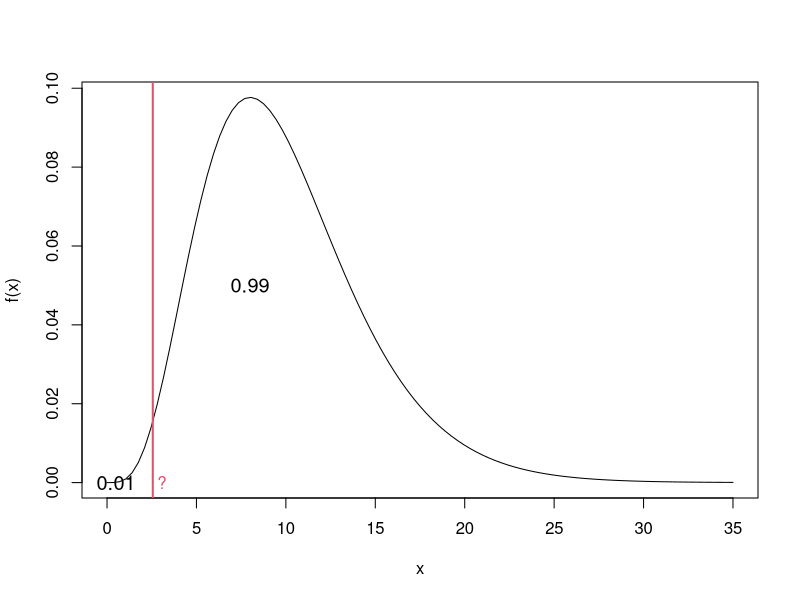

The R script that drew this image:
## ---- chunk 1
curve(dchisq(x,10),0,35,ylab = "f(x)")
abline(v=qchisq(p = 0.01,df = 10),col=2,lwd=2)
text(8,0.05,"0.99",cex=1.2)
text(0.5,0,"0.01",cex=1.2)
text(qchisq(p = 0.01,df = 10)+0.5,0,"?",col=2)
